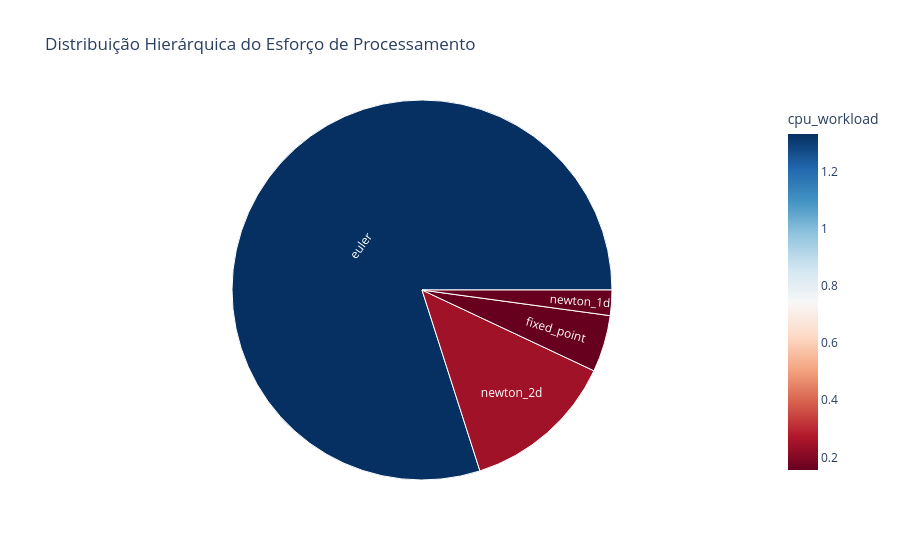

Write notebook code for a chart like this one.
### Code cell
fig_sun = px.sunburst(df, 
                      path=['method'], # Hierarquia: Método primeiro
                      values='cpu_workload',        # O tamanho da fatia é o esforço total
                      color='cpu_workload',
                      color_continuous_scale='RdBu',
                      title="Distribuição Hierárquica do Esforço de Processamento")
fig_sun.show()

### Figure 1 — Plotly figure (JSON) as saved in the notebook; plotly's stock layout.template omitted (floating-point values rounded to 4 significant figures)
{"data": [{"branchvalues": "total", "customdata": [[0.1558], [0.1556], [0.2448], [1.333]], "domain": {"x": [0, 1], "y": [0, 1]}, "hovertemplate": "labels=%{label}<br>cpu_workload_sum=%{value}<br>parent=%{parent}<br>id=%{id}<br>cpu_workload=%{color}<extra></extra>", "ids": ["fixed_point", "newton_1d", "newton_2d", "euler"], "labels": ["fixed_point", "newton_1d", "newton_2d", "euler"], "marker": {"coloraxis": "coloraxis", "colors": [0.1558, 0.1556, 0.2448, 1.333]}, "name": "", "parents": ["", "", "", ""], "type": "sunburst", "values": [16.05, 7.158, 43.39, 265.3]}], "layout": {"coloraxis": {"colorbar": {"title": {"text": "cpu_workload"}}, "colorscale": [[0, "rgb(103,0,31)"], [0.1, "rgb(178,24,43)"], [0.2, "rgb(214,96,77)"], [0.3, "rgb(244,165,130)"], [0.4, "rgb(253,219,199)"], [0.5, "rgb(247,247,247)"], [0.6, "rgb(209,229,240)"], [0.7, "rgb(146,197,222)"], [0.8, "rgb(67,147,195)"], [0.9, "rgb(33,102,172)"], [1, "rgb(5,48,97)"]]}, "legend": {"tracegroupgap": 0}, "title": {"text": "Distribuição Hierárquica do Esforço de Processamento"}}}
